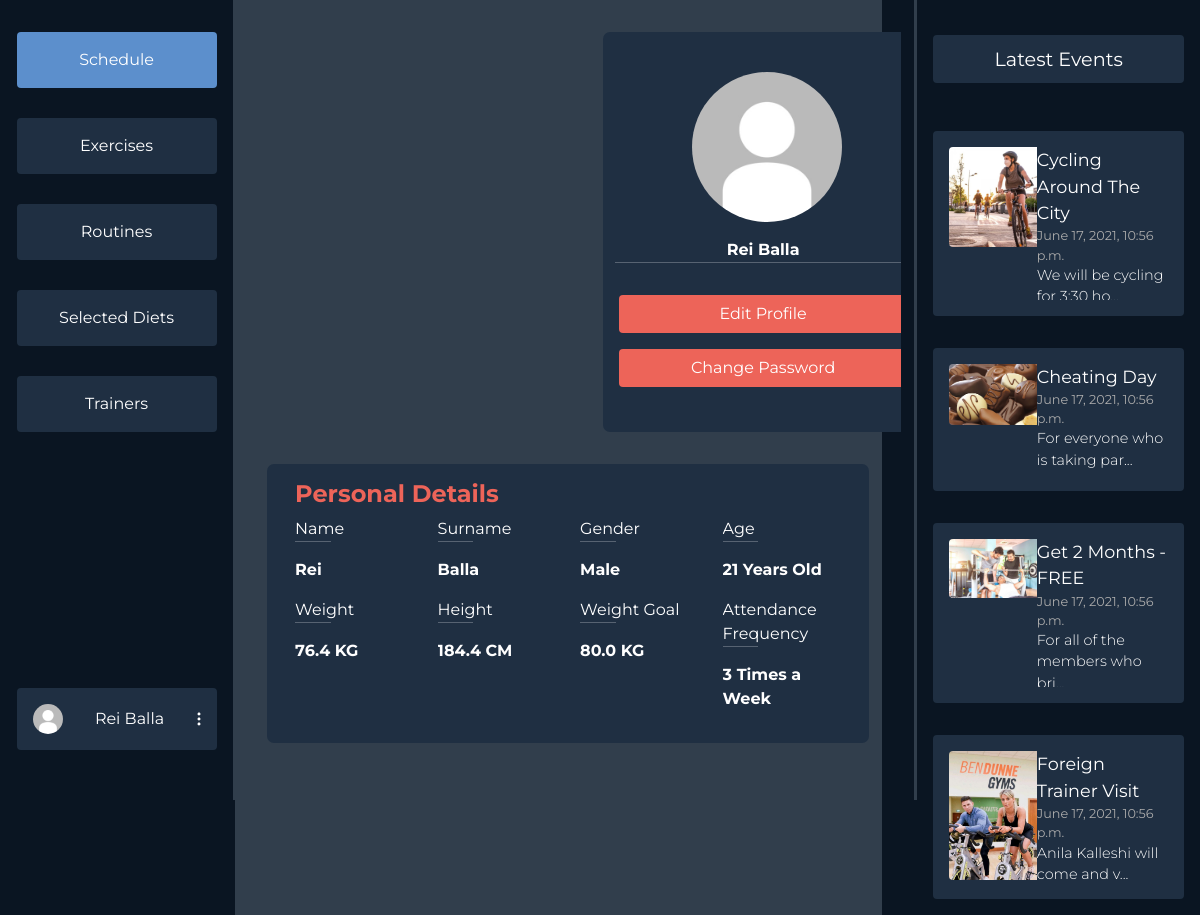
The app's page /dashboard/profile/ (signed in) with its own data.
### users/models.py (models this page shows, shortened)
class Profile(models.Model):
    user = models.OneToOneField(User, on_delete=models.CASCADE)
    profile_photo = models.ImageField(
        upload_to='media/profiles/', default='profiles/default.jpg')
    height = models.FloatField(default=170.0)
    weight = models.FloatField(default=60.0)
    weight_goal = models.FloatField(default=70.0)
    GENDER_CHOICES = (('F', 'Female'), ('M', 'Male'), ('O', 'Other'))
    gender = models.CharField(
        max_length=9, choices=GENDER_CHOICES, default=GENDER_CHOICES[0])
    FREQUENCY = (
        ('3x', '3 Times a Week'),
        ('4x', '4 Times a Week'),
        ('5x', '5 Times a Week'),
        ('6x', '6 Times a Week'),
    )
    week_frequency = models.CharField(
        max_length=20, choices=FREQUENCY, default=FREQUENCY[0])
    profile_complete = models.BooleanField(default=False)
    selected_diets = models.ManyToManyField(DietPlan, blank=True)
    age = models.IntegerField(null=True)

### dashboards/models.py (models this page shows, shortened)
class Event(models.Model):
    title = models.CharField(max_length=60, blank=True)
    date = models.DateTimeField(default=datetime.now(), blank=True)
    desc = models.TextField(blank=True)
    thumbnail = models.ImageField(
        upload_to='events/', default='events/default.jpg')

### dashboards/user_views.py (the view)
# urls.py: path('profile/', user_views.profile, name='profile'),
@login_required(login_url='login')
def profile(request):
    events = Event.objects.all()[:4]
    context = {'options': SCHEDULE_NAV,
               'events': events}
    return render(request, 'dashboards/user/profile.html', context)

### dashboards/templates/dashboards/user/profile.html (shortened to what this page needs)
{% extends 'dashboards/user/dashboard.html' %}
{% load static %}
{% block styles %}
<link rel="stylesheet" href="{% static 'css/dashboards/profile.css' %}">
{% endblock styles %}
{% block middle %}
<div class="col mid">
<div class="row profile_user">
    <div class="col">
        <div class="row">
            <div class="col">
                <picture><img id="profil" src="{{user.profile.profile_photo.url}}" ></picture>
            </div>
        </div>
        <div class="row">
        <div class="Personal-Info" >
          {% if user.get_full_name %}
          {{user.get_full_name}}
          {% else %}
          {{user.username}}
          {% endif %}
        </div>
        </div>
        <hr class="pi"/>
        <div class="row">
          <a href="{% url 'edit-profile' %}" id="edit-profile" name="submit" class="btn">Edit Profile</a>
        </div>
        <div class="row">
          <a href="{% url 'change-password' %}" id="change-password" name="submit" class="btn">Change Password</a>
        </div>
    </div>
</div>
<div class="col edit">
            <div class="row gutters">
                <div class="col-col">
                    <h6 class="pd">Personal Details</h6>
                </div>
                <div class="col">
                    <div class="form-group">
                        <label>Name</label>
                        <hr/>
                        <div class="Personal-Details" >
                          {{user.first_name}}
                        </div>
                    </div>
                </div>
                <div class="col">
                    <div class="form-group">
                        <label >Surname</label>
                        <hr/>
                        <div class="Personal-Details" >
                        {{user.last_name}}
                        </div>
                    </div>
                </div>
                <div class="col">
                    <div class="form-group">
                        <label >Gender</label>
                        <hr/>
                        <div class="Personal-Details" >
                          {% if user.profile.gender in "('M', 'Male')" %}
                            Male
                          {% else %}
                            Female
                          {% endif %}
                        </div>
                    </div>
                </div>
                <div class="col">
                    <div class="form-group">
                        <label>Age</label>
                        <hr/>
                        <div class="Personal-Details" >
                          {{user.profile.age}} Years Old
                        </div>
                    </div>
                </div>
            </div>
            <div class="row gutters">
                <div class="col">
                    <div class="form-group">
                        <label >Weight</label>
                        <hr/>
                        <div class="Personal-Details" >
                          {{user.profile.weight}}  KG
                        </div>
                    </div>
                </div>
                <div class="col">
                    <div class="form-group">
                        <label >Height</label>
                        <hr/>
                        <div class="Personal-Details" >
                          {{user.profile.height}} CM
                        </div>
                    </div>
                </div>
                <div class="col">
                    <div class="form-group">
                        <label >Weight Goal</label>
                        <hr/>
                        <div class="Personal-Details" >
                         {{user.profile.weight_goal}} KG
                        </div>
                    </div>
                </div>
                <div class="col">
                    <div class="form-group">
                        <label>Attendance Frequency</label>
                        <hr/>
                        <div class="Personal-Details" >
                          {{user.profile.week_frequency}} Times a Week
                        </div>
                    </div>
                </div>
            </div>
    </div>
</div>
{% endblock middle %}

### dashboards/templates/dashboards/user/dashboard.html (shortened to what this page needs)
{% load static %}
<html>
  <head>
    <link href="https://cdn.jsdelivr.net/npm/bootstrap@5.0.1/dist/css/bootstrap.min.css" rel="stylesheet">
    <link rel="stylesheet" href="{% static 'css/dashboards/main.css' %}">
    <link rel="stylesheet" href="https://cdn.jsdelivr.net/npm/bootstrap-select@1.13.14/dist/css/bootstrap-select.min.css">
    {% block styles %}
    {% endblock styles %}
  </head>
  <body>
  {% block content %}
  {% if user.is_authenticated %}
  <div class="mycontainer">
    <div class="navigation">
      <div class="nav-col">
        <div class="options">
          {% for key, item in options.items %}
            {% if item.isActive %}
            <a class="option-active" href="/dashboard/{{item.url}}">{{ item.name }}</a>
            {% else %}
            <a class="option" href="/dashboard/{{item.url}}">{{ item.name }}</a>
            {% endif %}
          {% endfor %}
        </div>
        <div class="profile-wrapper">
          <div class="user-btn">
            <div class="profile-pic"><img src="{{ user.profile.profile_photo.url }}" alt=""></div>
            {% if user.first_name %}
            <span>{{user.get_full_name}}</span>
            {% else %}
            <span>{{user.username}}</span>
            {% endif %}
            <div class="three-dot"><img src="{% static 'svg/3dots.svg' %}" alt=""></div>
          </div>
        </div>
      </div>
      <div class="divider"></div>
    </div>
    <div class="middle">
    {% block middle %}
    {% endblock middle %}
    </div>
    <div class="events-section">
      <div class="divider"></div>
      <div class="events">
        <div class="latest">
          Latest Events
        </div>
        <div class="items overflow-auto">
        {% for item in events %}
          <div class="event-item">
            <div class="event-item-left">
              <div class="event-thumb"><img src="{{item.thumbnail.url}}"></div>
            </div>
            <div class="event-item-right">
              <div class="title">{{item.title}}</div>
              <div class="date">{{item.date}}</div>
              {% if item.desc|length > 30 %}
                <div class="desc">{{item.desc|slice:":30"}}...</div>
              {% else %}
                <div class="desc">{{item.desc}}</div>
              {% endif %}
            </div>
          </div>
        {% endfor %}
        </div>
      </div>
    </div>
  </div>
  {% endif %}
  {% endblock content %}
  </body>
<html>

### static/css/dashboards/main.css (style rules this page uses)
* { margin: 0; font-family: "Montserrat", sans-serif; overflow: hidden; }
body { background-color: #0a1522; }
.mycontainer { display: flex; flex-direction: row; justify-content: space-between; }
.navigation { width: 20vw; }
.nav-col { display: flex; flex-direction: column; align-items: flex-end; margin: 1em; }
.options { margin-left: 7em; display: flex; flex-direction: column; justify-content: space-between; margin-top: 1em; height: 400px; }
.option { background-color: #1f2f42; color: #fff; padding: 1em; padding-right: 1em; padding-left: 1em; width: 200px; text-align: center; border-radius: 4px; }
a { text-decoration: none; }
.option-active { background-color: #5c8fcc; color: #fff; padding: 1em; padding-right: 1em; padding-left: 1em; width: 200px; text-align: center; border-radius: 4px; }
.user-btn { background-color: #1f2f42; color: #fff; padding: 1em; padding-right: 1em; padding-left: 1em; width: 200px; text-align: center; border-radius: 4px; margin-top: 16em; display: flex; flex-direction: row; align-items: center; justify-content: space-between; }
.profile-pic img { height: 30px; border-radius: 50%; width: auto; }
.navigation { display: flex; flex-direction: row; }
.divider { background-color: #313e4c; width: 4px; height: 100vh; margin: 0; padding: 0; z-index: 10; }
.middle { margin-right: 2em; width: 55vw; background-color: #313e4c; }
.events-section { margin-right: 1em; width: 23vw; display: flex; flex-direction: row; }
.event-thumb img { width: 100px; height: auto; border-radius: 4px; }
.latest { margin-top: 1em; background-color: #1f2f42; color: white; border-radius: 4px; padding: 0.5em 1em 0.5em 1em; text-align: center; font-size: 1.2em; }
.events { margin-top: 1em; margin-left: 1em; display: flex; flex-direction: column; color: white; width: 100%; }
.items { height: 200px; max-height: 800px; margin-top: 2em; display: flex; flex-direction: column; justify-content: space-between; height: 100%; }
.event-item { background-color: #1f2f42; border-radius: 4px; padding: 1em; display: flex; flex-direction: row; margin: 1em 0 1em 0; }
.event-item-left { width: 40%; }
.event-item-right { width: 60%; }
.event-item-right .title { font-size: 1.1em; }
.event-item-right .date { font-size: 0.8em; color: rgb(170, 170, 170); }
.event-item-right .desc { font-weight: 300; font-size: 0.9em; }

### static/css/dashboards/profile.css (style rules this page uses)
.profile_user { color: white; background-color: 1f2f42; margin: 2em; height: 25em; width: 20em; margin-bottom: 2em; margin-left: 23em; border-radius: 7px; }
#profil { width: 150px; height: 150px; margin-top: 2.5em; margin-bottom: 1em; border-radius: 150px; margin-left: 4.8em; }
.edit { background-color: #1f2f42; color: white; border-radius: 7px; margin-bottom: 1em; margin: 2em; }
.gutters { margin: 1em; }
hr { background-color: white; margin: 0; width: 30%; margin-bottom: 1em; }
.pi { background-color: white; width: 99%; margin-bottom: 1em; }
.row { color: white; }
.mid { overflow-y: scroll; height: 95%; position: absolute; width: 55.5%; }
.btn { color: white; }
.Personal-Details { font-weight: bold; }
.Personal-Info { width: 100% !important; margin: 0 !important; text-align: center; }
.pd { color: #ed6459; font-weight: bold; font-size: 1.5em; }
.personal-info { margin-left: 5.7em; margin-top: 2em; font-weight: bold; }
#change-password { width: 90%; background-color: #ed6459; margin-left: 1em; margin-bottom: 1em; }
#edit-profile { width: 90%; background-color: #ed6459; margin-left: 1em; margin-top: 1em; margin-bottom: 1em; }

### records on screen
Event: thumbnail (picture), title "Cycling Around The City", date "June 17, 2021, 10:56 p.m.", desc "We will be cycling…"
Event: thumbnail (picture), title "Cheating Day", date "June 17, 2021, 10:56 p.m.", desc "For everyone who is taking par"
Event: thumbnail (picture), title "Get 2 Months - FREE", date "June 17, 2021, 10:56 p.m.", desc "For all of the members who…"
Event: thumbnail (picture), title "Foreign Trainer Visit", date "June 17, 2021, 10:56 p.m.", desc "Anila Kalleshi will come and v"

### other values on screen
{{ item.name }} "Schedule"
{{ item.name }} "Exercises" "Routines" "Selected Diets" "Trainers"
{{ user.get_full_name }} "Rei Balla"
{{ user.first_name }} "Rei"
{{ user.last_name }} "Balla"
{{ user.profile.age }} "21"
{{ user.profile.weight }} "76.4"
{{ user.profile.height }} "184.4"
{{ user.profile.weight_goal }} "80.0"
{{ user.profile.week_frequency }} "3"
